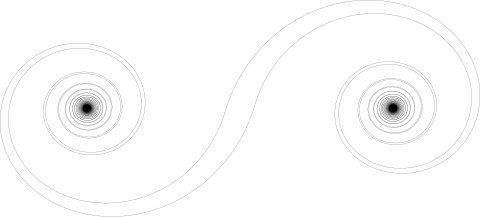

Generate this figure with Julia:
using DifferentialEquations
using Plots
using Colors
pgfplotsx()

# Define the DE and stuff
# ================================================================== #
#
function spiral!(du, u, p, t)
    r, θ = u
    n = p[1]

    du[1] = dr = -r^n
    du[2] = dθ = -1
end

p = [2]
tspan = (0.0, 400.0)
max_dt = .05

# Solution 1
# ----------------------------------------------------------
r₀ = .3
θ₀ = π
u₀ = [r₀, θ₀]

prob = ODEProblem(spiral!, u₀, tspan, p)
sol = solve(prob, dtmax=max_dt)

x(r,θ) = r*cos(θ)
y(r,θ) = r*sin(θ)

x0s = [x(r,θ) for (r,θ) in sol.u]
y0s = [y(r,θ) for (r,θ) in sol.u]

# Solution 2
# ----------------------------------------------------------
r₁ = .25
u₁ = [r₁, θ₀]

prob = ODEProblem(spiral!, u₁, tspan, p)
sol = solve(prob, dtmax=max_dt)

x1s = [x(r,θ) for (r,θ) in sol.u]
y1s = [y(r,θ) for (r,θ) in sol.u]

# Reflect solutions 1 and 2 across the line x = -(r₀ + r₁)/2 and then
# reflect them over y = 0
ravg = -1*(r₀ + r₁)/2
x2s = 2*ravg .- x0s
x3s = 2*ravg .- x1s

y2s = -1 .* y0s
y3s = -1 .* y1s




# Plot things
# ================================================================== #

# Initialize plot parameters for a nice curve
# ----------------------------------------------------------
lws=.1
lcol=:black #colorant"#D6D7D9"
plot(
    # xlim=(-.75,.25), ylim=(-.25,.25),
    aspect_ratio=:equal,# size=(400,200),
    axis=false,
    grid=false,
    ticks=false,
    legend=false,
    # background_color=colorant"#1D252C",
    # linecolor=
)

# Plot the first spiral
plot!(x0s, y0s, lw=lws, color=lcol)

# Plot the second spiral
plot!(x1s, y1s, lw=lws, color=lcol)

# Plot the first spiral
plot!(x2s, y2s, lw=lws, color=lcol)

# Plot the second spiral
plot!(x3s, y3s, lw=lws, color=lcol)


# Plug the empty hole in the middle
scatter!([0, 2*ravg], [0, 0],
      markersize = 1.3,
      markeralpha = 1,
      markercolor = lcol,
      markerstrokewidth = 0,
      )







# Save the figure
# ================================================================== $
savefig("plane-spirals.pdf")
